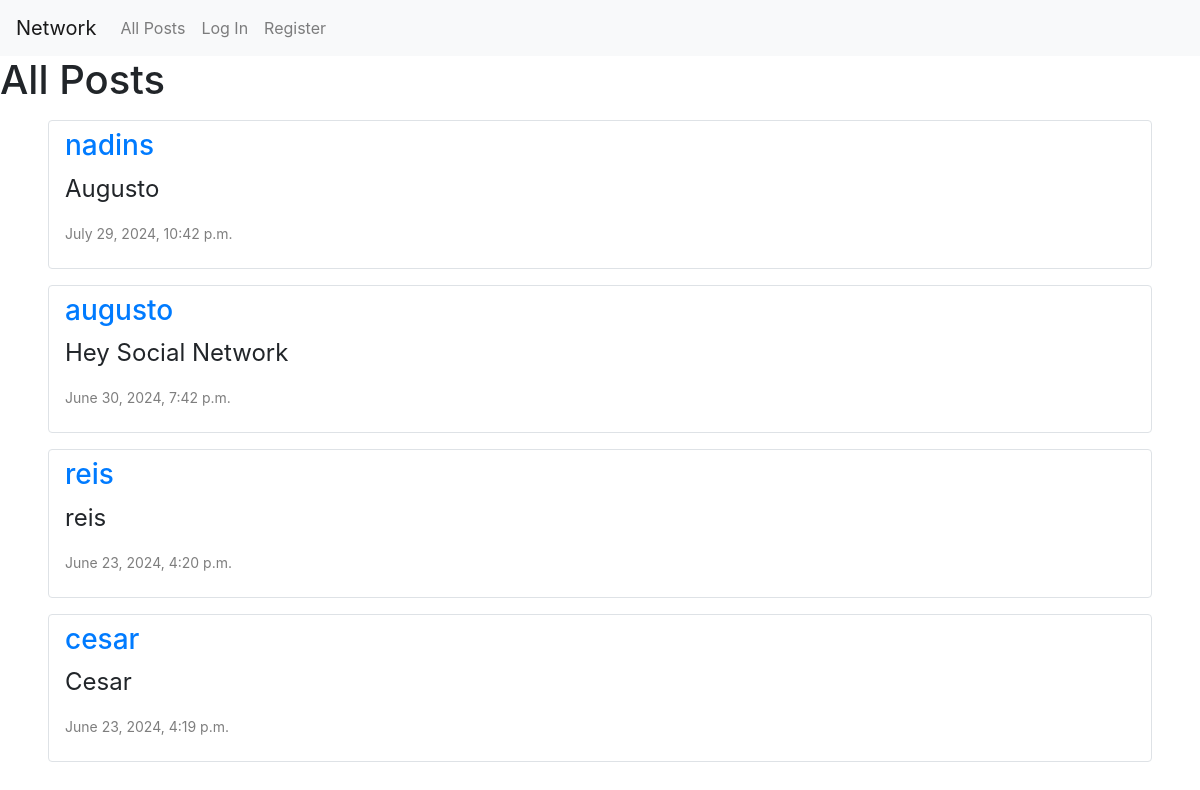
/, run on an earlier commit of the app's database.
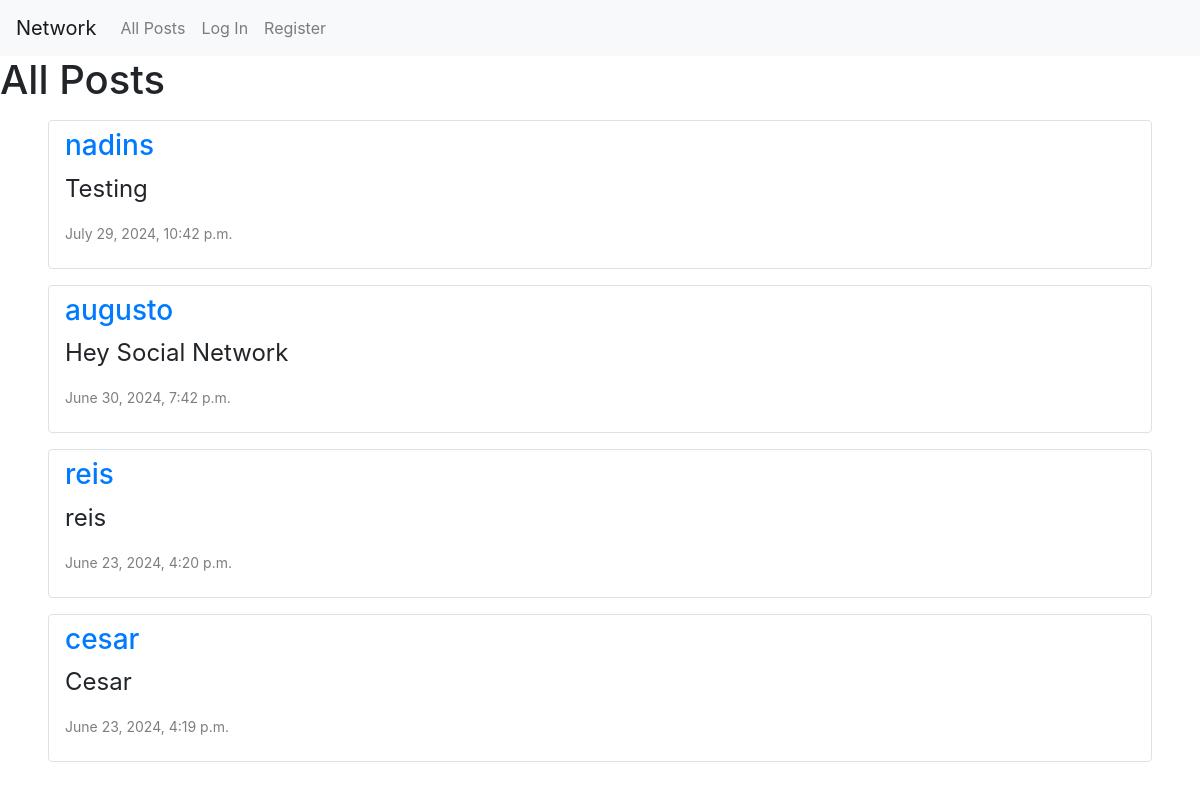
And on a later commit of the database.
### network/models.py (models this page shows, shortened)
class Post(models.Model):
    content = models.CharField(max_length=140)
    author = models.ForeignKey(User, on_delete=models.CASCADE, related_name="author")
    date = models.DateTimeField(auto_now_add=True)

class User(AbstractUser):
    pass

### network/views.py (the view)
# urls.py: path("", views.index, name="index"),
def index(request):
    allPosts = Post.objects.all().order_by("id").reverse()
    paginator = Paginator(allPosts, 10)
    allPosts = paginator.get_page(request.GET.get('page'))
    allLikes = Liked.objects.all()
    whoYouLiked = []
    try:
        for like in allLikes:
            if like.user.id == request.user.id:
                whoYouLiked.append(like.post.id)
    except:
        return JsonResponse({"message": "Like adicionado!"})
    return render(request, "network/index.html",{
        "allPosts": allPosts,
        "whoYouLiked":whoYouLiked
    })

### network/templates/network/index.html (shortened to what this page needs)
{% extends 'network/layout.html' %}
{% block body %}
<h1>All Posts</h1>
<div class="all-posts">
  {% for post in allPosts %}
  <div class="post-card rounded my-3 mx-5 border py-2 px-3">
    <h3><a href="{% url 'profile' user_id=post.author.id %}">{{ post.author }}</a></h3>
    <p id="content_text{{post.id}}">{{ post.content }} </p>
    <p>{{ post.date }}</p>
  </div>
  {% endfor %}
</div>
{% endblock %}

What changed in the data, as far as the page shows it:
changed Post "nadins": content "Augusto" → "Testing"
